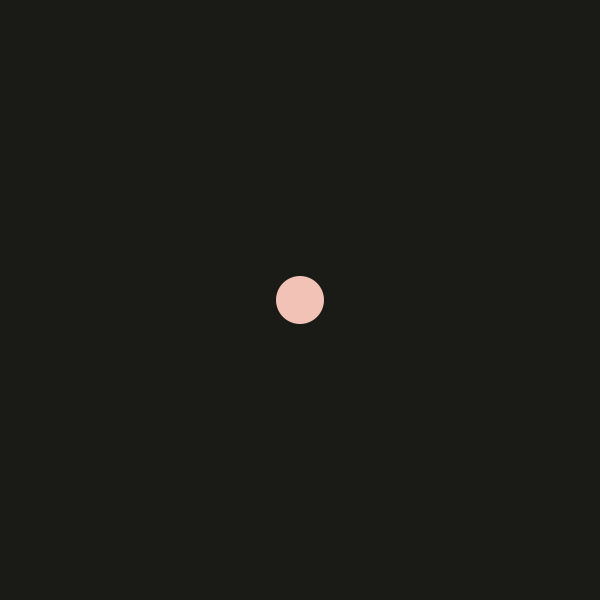
Frame 1 (no input)
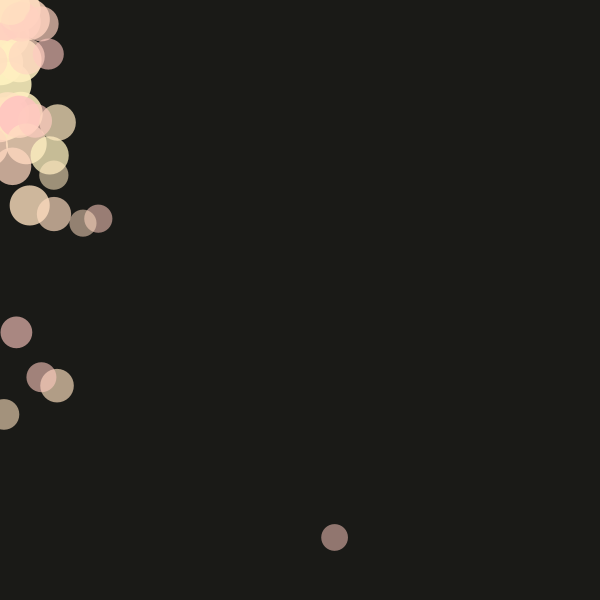
Frame 60 (the mouse pressed at the canvas centre just before this capture)
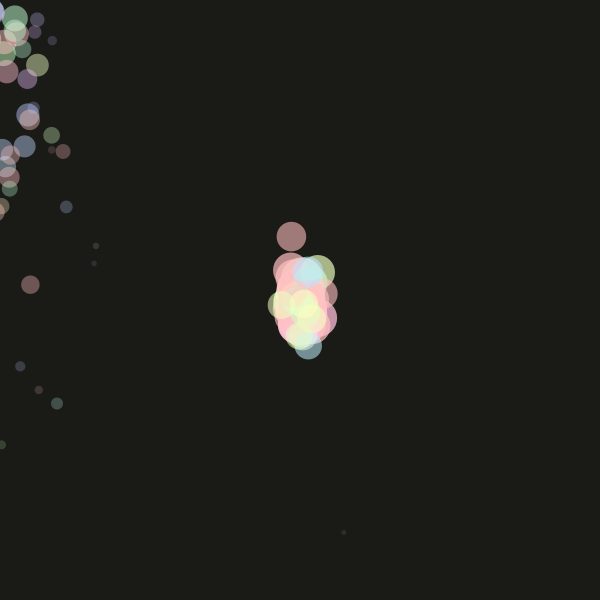
Frame 120 (the mouse held since frame 60 and released just before this capture)

The Processing sketch that drew these frames (run headless with seeded random() and noise(); from frame 60 on, the mouse is pressed at the canvas centre):

// Processing sketch: processing_92350
// ── processing_92350.pde

/*
Constantly Spawning Particle System
Written by Ka Kit Cheong, Modified by Jeannie Park
Project C | Template 1
*/

ParticleSystem ps;

void setup() {
  size(600, 600);
  smooth();
  noStroke();
  colorMode(HSB, 178, 81, 96);
  //Start the system off with just one particle.
  ps = new ParticleSystem(1, new PVector(width/2, height/2));
  noCursor();

  
}

void draw() {
  background(25,10,10,100);
  //Run the ParticleSystem object. 
  ps.run();
  //Add one new Particle to it each frame.
  ps.addParticle(mouseX, mouseY);

    
}
class Particle{
                
                 // FIELDS
                 // PVector is a way of storing X and Y values in one object
  PVector loc;   // location
  PVector vel;   // velocity
  PVector acc;   // acceleration
  float life;    // duration
  float h;       //  hue
  
  
  Particle(PVector _loc){    // CONSTRUCTOR: assigns initial values to fields
    loc = _loc.get();
    vel = new PVector(random(-2, 2), random(0, 10), 0);
    acc = new PVector(0, random(0, 0.05), -10);
    life = 40.0;            // lower= smaller rectangles
    h = random(25);          // lower= less variations in color
  }

  void run(){                // FUNCTIONS (nesting display & update fcns in run)
    display();
    update();
  }
  
  void display(){
    //Fill with the selected hue. Sat/Bright = 90. Alpha is linked to the life.
    fill(h, 20, 120, life*6);
    float a = life * 1.2; // Size also linked to life.
    ellipse(loc.x, loc.y, a, a);
  }
  
  void update(){
    
    // "add" for PVectors is identical to 
    // velocityX += accelerationX, velocityY += accelerationY
    vel.add(acc); //Add acceleration to velocity
    loc.add(vel); //Add velocity to position
    life -= 0.3;  //Decrease the lifespan by 1.5
    
    if (mousePressed){
      h = random(230);
      vel = new PVector(random(-2, 2), random(-5, 5), 0);
      acc = new PVector(random(-0.3, 0.3), random(-0.3, 0.3), -10);
     
        
     
      
      
    }
    
 
  }
  /*
  void checkCollisions() {
     
    float r = circleSize/2;
     
    if ( (x<r) || (x>width-r)){
      xSpeed = -xSpeed;
    } 
     
    if( (y<r) || (y>height-r)) {
      ySpeed = -ySpeed; 
    }
     
  }
*/
  
  boolean dead(){
    if(life <= 0.0){ //Am I dead???
      return true;
    } else{
      return false;
    }
  }
}
/*  ParticleSystem class.
    Manages a list of Particle objects.
    We use an ArrayList because it's easier to remove things from and the size
    can change dynamically: http://www.processing.org/reference/ArrayList.html
 */

class ParticleSystem {

  ArrayList particles; //The list of Particles
  PVector origin;  

  ParticleSystem(int num, PVector _origin) {
    particles = new ArrayList();
    origin = _origin.get();
    //Add "num" particles to this system. 
    for ( int i=0; i<num; i++) {
      particles.add(new Particle(origin));
    }
  }

  void run() {
    //Cycle through the list of particles
    for (int i = particles.size()-1; i>=0; i--) {
      //Grab a reference to the current particle we're looking at
      Particle p = (Particle) particles.get(i);
      //Call this particle's "run" method
      p.run();
      //Check to see if it's dead. If so, remove it from this list.
      if (p.dead()) {
        particles.remove(i);
      }
    }
  }
  //Add a single Particle
  void addParticle(float _x, float _y) {
    particles.add(new Particle(new PVector(_x, _y)));
  }
  
  //Is the particle system dead for whatever reason?
  boolean dead(){
     if(particles.isEmpty())
      return true;
     else
      return false; 
  }
}
